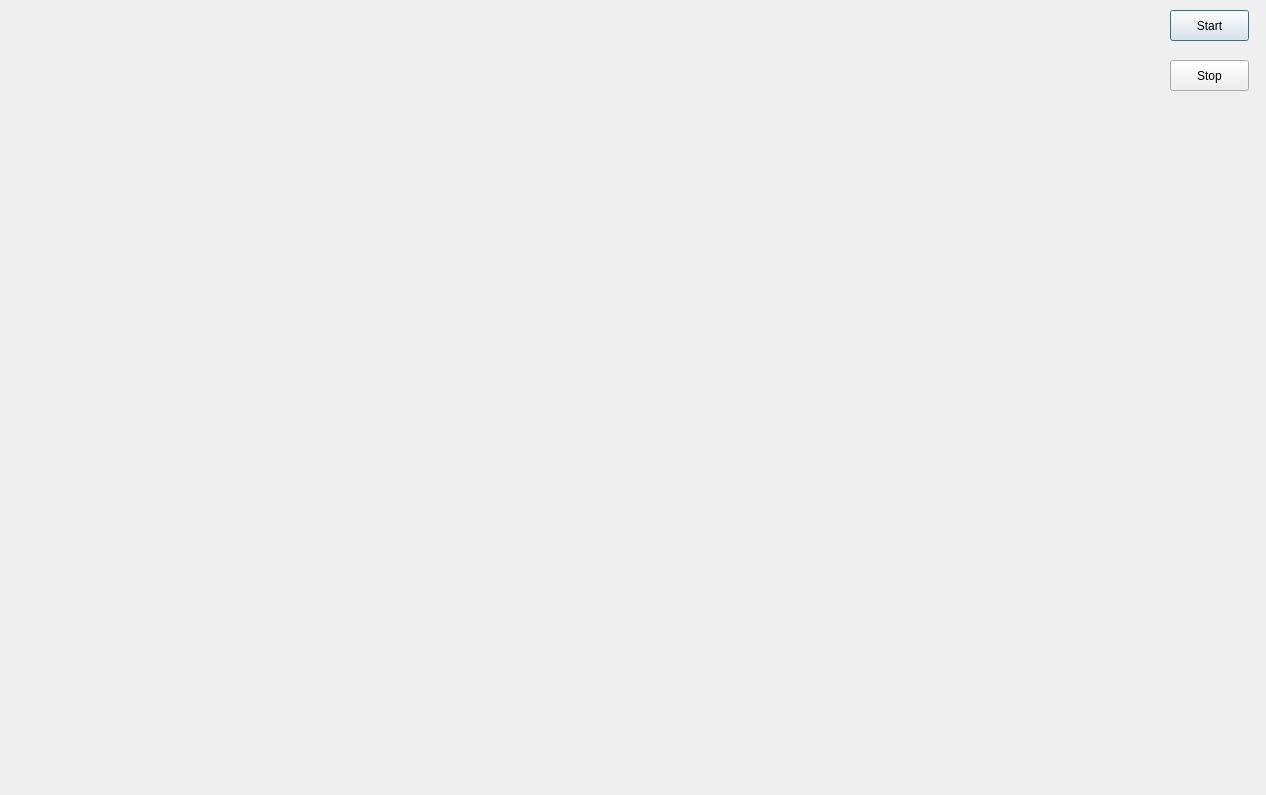
<?xml version="1.0" encoding="UTF-8"?>
<ui version="4.0">
 <class>KSJSCZDemoMainWindow</class>
 <widget class="QDialog" name="KSJSCZDemoMainWindow">
  <property name="geometry">
   <rect>
    <x>0</x>
    <y>0</y>
    <width>1266</width>
    <height>795</height>
   </rect>
  </property>
  <property name="windowTitle">
   <string>Dialog</string>
  </property>
  <widget class="QPushButton" name="StartCapturePushButton">
   <property name="geometry">
    <rect>
     <x>1170</x>
     <y>10</y>
     <width>79</width>
     <height>31</height>
    </rect>
   </property>
   <property name="text">
    <string>Start</string>
   </property>
  </widget>
  <widget class="QPushButton" name="StopCapturePushButton">
   <property name="geometry">
    <rect>
     <x>1170</x>
     <y>60</y>
     <width>79</width>
     <height>31</height>
    </rect>
   </property>
   <property name="text">
    <string>Stop</string>
   </property>
  </widget>
 </widget>
 <resources/>
 <connections/>
</ui>
